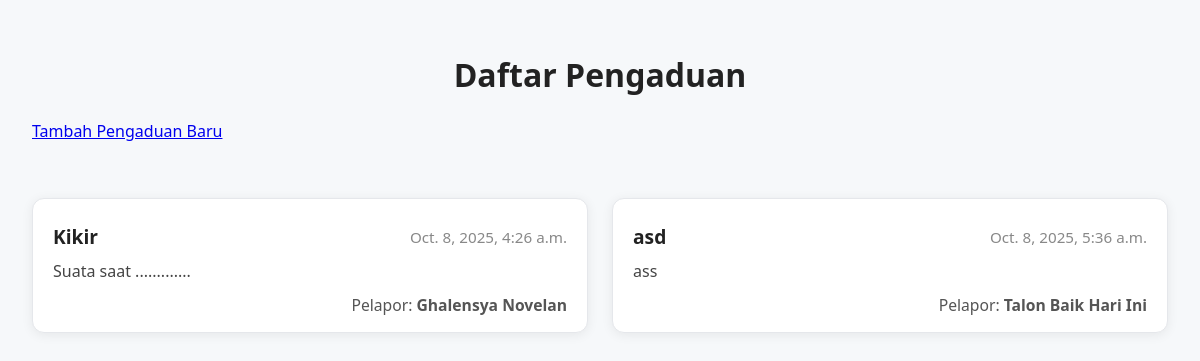
Before: /pengaduan/ with the older database file.
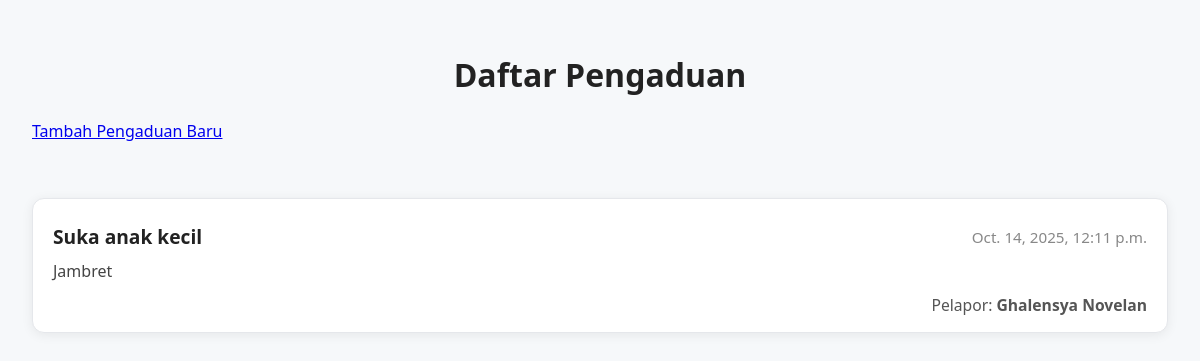
After: the same page with the newer database file.
### warga/models.py (models this page shows, shortened)
class Pengaduan(models.Model):
    STATUS_CHOICES = [
        ('BARU', 'Baru'),
        ('DIPROSES', 'Diproses'),
        ('SELESAI', 'Selesai'),
    ]
    pelapor = models.ForeignKey(Warga, on_delete=models.CASCADE, related_name='pengaduan')
    judul = models.CharField(
        max_length=200,
        verbose_name="Judul Pengaduan"
    )
    isi = models.TextField(
        verbose_name="Isi Pengaduan"
    )
    status = models.CharField(max_length=10, choices=STATUS_CHOICES, default='BARU')
    tanggal_pengaduan = models.DateTimeField(
        auto_now_add=True
    )

class Warga(models.Model):
    nik = models.CharField(
        max_length=16,
        unique=True,
        verbose_name="Nomor Induk Kependudukan"
    )
    nama_lengkap = models.CharField(
        max_length=100,
        verbose_name="Nama Lengkap"
    )
    alamat = models.TextField(
        verbose_name="Alamat Tinggal",
        default=""
    )
    no_telepon = models.CharField(
        max_length=15,
        blank=True,
        verbose_name="Nomor Telepon"
    )
    tanggal_registrasi = models.DateTimeField(
        auto_now_add=True
    )
    def __str__(self):
        return self.nama_lengkap

### warga/views.py (the view)
# urls.py: path('pengaduan/', PengaduanListView.as_view(), name='pengaduan_list'),
class PengaduanListView(ListView):
    model = Pengaduan

### warga/templates/warga/pengaduan_list.html (shortened to what this page needs)
<!DOCTYPE html>
<html lang="en">
<head>
</head>
<body>
    <h1>Daftar Pengaduan</h1>
    <a href="{% url 'pengaduan_create' %}" style="display:inline-block;margin-bottom:24px;">Tambah Pengaduan Baru</a>
    <div class="card-list">
        {% for pengaduan in pengaduan_list %}
        <div class="card">
            <div class="card-header">
                <span class="card-title">{{ pengaduan.judul }}</span>
                <span class="card-date">{{ pengaduan.tanggal_pengaduan }}</span>
            </div>
            <div class="card-body">
                <p class="card-desc">{{ pengaduan.isi }}</p>
            </div>
            <div class="card-footer">
                <span class="card-pelapor">Pelapor: <b>{{ pengaduan.pelapor }}</b></span>
                <br>
            </div>
        </div>
        {% empty %}
        <div class="card empty-card">
            <p>Tidak ada pengaduan.</p>
        </div>
        {% endfor %}
    </div>
</body>
</html>

### warga/templates/warga/pengaduan_list.html (style rules this page uses)
body { font-family: 'Segoe UI', Arial, sans-serif; background: #f6f8fa; margin: 0; padding: 32px; }
h1 { color: #222; font-size: 2rem; margin-bottom: 24px; text-align: center; }
.card-list { display: grid; grid-template-columns: repeat(auto-fit, minmax(320px, 1fr)); gap: 24px; margin-top: 32px; }
.card { background: #fff; border-radius: 12px; box-shadow: 0 2px 12px rgba(0,0,0,0.07); padding: 24px 20px 16px 20px; display: flex; flex-direction: column; transition: box-shadow 0.2s; border: 1px solid #e5e7eb; }
.card-header { display: flex; justify-content: space-between; align-items: center; margin-bottom: 10px; }
.card-title { font-size: 1.2rem; font-weight: 600; color: #222; }
.card-date { font-size: 0.95rem; color: #888; }
.card-body { margin-bottom: 12px; }
.card-desc { color: #444; font-size: 1rem; margin: 0; }
.card-footer { text-align: right; font-size: 0.98rem; color: #555; }

Changed rows visible on the page:
removed Pengaduan: judul "Kikir", tanggal_pengaduan "Oct. 8, 2025, 4:26 a.m.", isi "Suata saat .............", pelapor "Ghalensya Novelan"
removed Pengaduan: judul "asd", tanggal_pengaduan "Oct. 8, 2025, 5:36 a.m.", isi "ass", pelapor "Talon Baik Hari Ini"
added Pengaduan: judul "Suka anak kecil", tanggal_pengaduan "Oct. 14, 2025, 12:11 p.m.", isi "Jambret", pelapor "Ghalensya Novelan"
